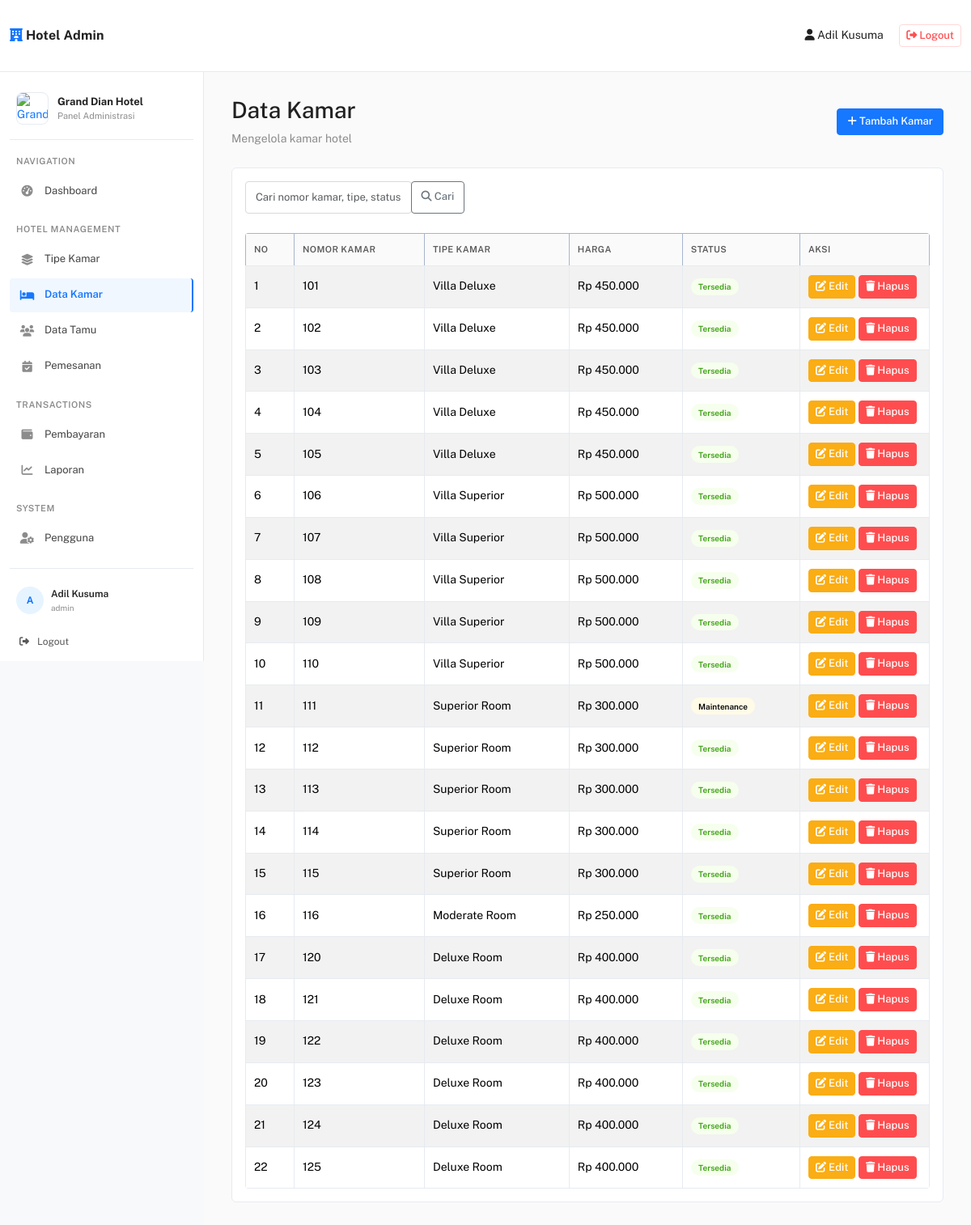
Screenshot of /admin/kamar/index.php (signed in) with the database file from the repository.
### tables this page shows
CREATE TABLE `tbl_kamar` (
  `id_kamar` int(11) NOT NULL,
  `nomor_kamar` varchar(20) NOT NULL,
  `id_tipe` int(11) NOT NULL,
  `status` enum('tersedia','terisi','maintenance') DEFAULT 'tersedia'
);

CREATE TABLE `tbl_tipe_kamar` (
  `id_tipe` int(11) NOT NULL,
  `nama_tipe` varchar(100) NOT NULL,
  `harga` decimal(12,2) NOT NULL,
  `fasilitas` text DEFAULT NULL,
  `keterangan` text DEFAULT NULL
);

### admin/kamar/index.php (the view, shortened to what this page needs)
<?php
require_once '../../database/koneksi.php';
$sql_where = "";
$query = mysqli_query($con, "
    SELECT
        tbl_kamar.id_kamar,
        tbl_kamar.nomor_kamar,
        tbl_kamar.status,
        tbl_tipe_kamar.nama_tipe,
        tbl_tipe_kamar.harga
    FROM tbl_kamar
    INNER JOIN tbl_tipe_kamar
        ON tbl_kamar.id_tipe = tbl_tipe_kamar.id_tipe
    $sql_where
    ORDER BY tbl_kamar.nomor_kamar ASC
");
?>
<!DOCTYPE html>
<html lang="id">
<head>
    <link rel="stylesheet" href="https://cdn.jsdelivr.net/npm/bootstrap@5.3.3/dist/css/bootstrap.min.css">
    <link rel="stylesheet" href="https://cdnjs.cloudflare.com/ajax/libs/font-awesome/6.5.2/css/all.min.css">
    <link rel="stylesheet" href="../../assets_mantis/css/mantis-hotel.css">
</head>
<body class="bg-light">
<nav class="navbar navbar-light mantis-topbar">
    <div class="container-fluid">
        <a href="index.php" class="navbar-brand">
            <i class="fas fa-hotel"></i>
            Hotel Admin
        </a>
        <div class="text-white">
            <span class="me-3">
                <i class="fas fa-user"></i>
                <?= htmlspecialchars($_SESSION['nama']); ?>
            </span>
            <a href="../../logout.php" class="btn btn-danger btn-sm">
                <i class="fas fa-sign-out-alt"></i> Logout
            </a>
        </div>
    </div>
</nav>
<div class="d-flex">
    <?php include '../template/sidebar.php'; ?>
    <div class="flex-grow-1 p-4">
        <div class="d-flex justify-content-between align-items-center mb-4">
            <div>
                <h3>Data Kamar</h3>
                <p class="text-muted mb-0">Mengelola kamar hotel</p>
            </div>
            <div>
                <a href="tambah.php" class="btn btn-primary">
                    <i class="fas fa-plus"></i> Tambah Kamar
                </a>
            </div>
        </div>
        <div class="card shadow-sm border-0">
            <div class="card-body">
                <form action="" method="GET" class="row g-3 mb-4">
                    <div class="col-md-4">
                        <div class="input-group">
                            <input type="text" class="form-control" name="cari" placeholder="Cari nomor kamar, tipe, status..." value="<?= htmlspecialchars($_GET['cari'] ?? ''); ?>">
                            <button class="btn btn-outline-secondary" type="submit">
                                <i class="fas fa-search"></i> Cari
                            </button>
                        </div>
                    </div>
                </form>
                <div class="table-responsive">
                    <table class="table table-bordered table-striped align-middle">
                        <thead class="table-primary">
                            <tr>
                                <th width="60">No</th>
                                <th>Nomor Kamar</th>
                                <th>Tipe Kamar</th>
                                <th>Harga</th>
                                <th>Status</th>
                                <th width="160">Aksi</th>
                            </tr>
                        </thead>
                        <tbody>
                        <?php
                        $no = 1;
                        if (mysqli_num_rows($query) > 0) {
                            while ($data = mysqli_fetch_assoc($query)) {
                        ?>
                            <tr>
                                <td><?= $no++; ?></td>
                                <td><?= htmlspecialchars($data['nomor_kamar']); ?></td>
                                <td><?= htmlspecialchars($data['nama_tipe']); ?></td>
                                <td>Rp <?= number_format($data['harga'], 0, ',', '.'); ?></td>
                                <td>
                                    <?php if ($data['status'] == 'tersedia') { ?>
                                        <span class="badge bg-success">Tersedia</span>
                                    <?php } elseif ($data['status'] == 'terisi') { ?>
                                        <span class="badge bg-danger">Terisi</span>
                                    <?php } else { ?>
                                        <span class="badge bg-warning text-dark">Maintenance</span>
                                    <?php } ?>
                                </td>
                                <td>
                                    <a href="edit.php?id=<?= $data['id_kamar']; ?>" class="btn btn-warning btn-sm">
                                        <i class="fas fa-edit"></i> Edit
                                    </a>
                                    <a href="hapus.php?id=<?= $data['id_kamar']; ?>" class="btn btn-danger btn-sm" onclick="return confirm('Yakin ingin menghapus kamar ini?');">
                                        <i class="fas fa-trash"></i> Hapus
                                    </a>
                                </td>
                            </tr>
                        <?php
                            }
                        } else {
                        ?>
                            <tr>
                                <td colspan="6" class="text-center text-muted py-3">Data kamar tidak ditemukan.</td>
                            </tr>
                        <?php } ?>
                        </tbody>
                    </table>
                </div>
            </div>
        </div>
    </div>
</div>
</body>
</html>

### assets_mantis/css/mantis-hotel.css (style rules this page uses)
:root { --mantis-primary: #1677ff; --mantis-primary-dark: #0958d9; --mantis-primary-soft: #e6f4ff; --mantis-success: #52c41a; --mantis-info: #13c2c2; --mantis-warning: #faad14; --mantis-danger: #ff4d4f; --mantis-text: #212121; --mantis-muted: #8c8c8c; --mantis-border: #e6ebf1; --mantis-bg: #fafafb; --mantis-surface: #ffffff; --mantis-shadow: 0 1px 4px rgba(0,0,0,.08); --mantis-radius: 6px; --mantis-sidebar: 252px; }
*, *::before, *::after { box-sizing: border-box; }
html { min-height: 100%; overflow-y: auto; }
body { min-height: 100vh; margin: 0; background: var(--mantis-bg) !important; color: var(--mantis-text); font-family: "Public Sans", -apple-system, BlinkMacSystemFont, "Segoe UI", Roboto, Helvetica, Arial, sans-serif !important; font-size: 14px; line-height: 1.57; }
body, button, input, textarea, select, option, table, .btn, .form-control, .form-select { font-family: "Public Sans", -apple-system, BlinkMacSystemFont, "Segoe UI", Roboto, Helvetica, Arial, sans-serif !important; }
a { color: var(--mantis-primary); text-decoration: none; }
.mantis-topbar, .navbar.bg-danger { min-height: 72px; background: var(--mantis-surface) !important; color: var(--mantis-text) !important; border: 0 !important; border-bottom: 1px solid var(--mantis-border) !important; box-shadow: none !important; position: sticky; top: 0; z-index: 1040; }
.mantis-topbar .container-fluid, .navbar.bg-danger .container-fluid { min-height: 72px; }
.mantis-topbar .navbar-brand, .navbar.bg-danger .navbar-brand { color: var(--mantis-text) !important; font-weight: 700; font-size: 16px; letter-spacing: .01em; }
.mantis-topbar .navbar-brand i, .navbar.bg-danger .navbar-brand i { color: var(--mantis-primary); }
.mantis-topbar .text-white, .navbar.bg-danger .text-white { color: var(--mantis-text) !important; }
.mantis-topbar .btn-danger, .navbar.bg-danger .btn-danger { color: var(--mantis-danger) !important; border: 1px solid #ffd8d8 !important; background: #fff !important; }
body > .d-flex, body .d-flex { min-width: 0; }
.d-flex > .flex-grow-1, .d-flex > main.flex-grow-1 { min-width: 0; padding: 30px 34px !important; background: var(--mantis-bg); }
.card { border: 1px solid var(--mantis-border) !important; border-radius: var(--mantis-radius) !important; box-shadow: none !important; background: var(--mantis-surface); }
.card-body { color: var(--mantis-text); }
.shadow-sm, .shadow { box-shadow: none !important; }
.btn { border-radius: 4px !important; font-size: 13px !important; font-weight: 500 !important; line-height: 1.45; }
.btn-primary { --bs-btn-color:#fff; --bs-btn-bg:var(--mantis-primary); --bs-btn-border-color:var(--mantis-primary); --bs-btn-hover-color:#fff; --bs-btn-hover-bg:var(--mantis-primary-dark); --bs-btn-hover-border-color:var(--mantis-primary-dark); --bs-btn-active-bg:var(--mantis-primary-dark); --bs-btn-active-border-color:var(--mantis-primary-dark); }
.btn-warning { --bs-btn-bg:#faad14; --bs-btn-border-color:#faad14; color:#fff; }
.btn-danger { --bs-btn-bg:#ff4d4f; --bs-btn-border-color:#ff4d4f; }
.form-control, .form-select { min-height: 40px; border: 1px solid #d9d9d9 !important; border-radius: 4px !important; color: var(--mantis-text); font-size: 13px; box-shadow: none !important; }
.table { margin-bottom: 0; color: var(--mantis-text); --bs-table-border-color: var(--mantis-border); }
.table > :not(caption) > * > * { padding: 11px 10px; }
.table thead th { color: #595959; background: #fafafa; border-bottom: 1px solid var(--mantis-border); font-size: 11px; font-weight: 600; text-transform: uppercase; letter-spacing: .035em; white-space: nowrap; }
.table-responsive { border-radius: 4px; }
.badge { border-radius: 999px !important; padding: .34rem .58rem !important; font-size: 10px !important; font-weight: 600 !important; }
.badge.bg-success { background:#f6ffed !important; color:#389e0d !important; }
.badge.bg-warning { background:#fffbe6 !important; color:#d48806 !important; }
.badge.text-dark { color:inherit !important; }
.text-muted { color: var(--mantis-muted) !important; }

### rows the page displays
tbl_kamar: nomor_kamar "101", id_tipe.nama_tipe "Villa Deluxe", id_tipe.harga "450.000", status "Tersedia"
tbl_kamar: nomor_kamar "102", id_tipe.nama_tipe "Villa Deluxe", id_tipe.harga "450.000", status "Tersedia"
tbl_kamar: nomor_kamar "103", id_tipe.nama_tipe "Villa Deluxe", id_tipe.harga "450.000", status "Tersedia"
tbl_kamar: nomor_kamar "104", id_tipe.nama_tipe "Villa Deluxe", id_tipe.harga "450.000", status "Tersedia"
tbl_kamar: nomor_kamar "105", id_tipe.nama_tipe "Villa Deluxe", id_tipe.harga "450.000", status "Tersedia"
tbl_kamar: nomor_kamar "106", id_tipe.nama_tipe "Villa Superior", id_tipe.harga "500.000", status "Tersedia"
tbl_kamar: nomor_kamar "107", id_tipe.nama_tipe "Villa Superior", id_tipe.harga "500.000", status "Tersedia"
tbl_kamar: nomor_kamar "108", id_tipe.nama_tipe "Villa Superior", id_tipe.harga "500.000", status "Tersedia"
tbl_kamar: nomor_kamar "109", id_tipe.nama_tipe "Villa Superior", id_tipe.harga "500.000", status "Tersedia"
tbl_kamar: nomor_kamar "110", id_tipe.nama_tipe "Villa Superior", id_tipe.harga "500.000", status "Tersedia"
tbl_kamar: nomor_kamar "111", id_tipe.nama_tipe "Superior Room", id_tipe.harga "300.000", status "Maintenance"
tbl_kamar: nomor_kamar "112", id_tipe.nama_tipe "Superior Room", id_tipe.harga "300.000", status "Tersedia"
tbl_kamar: nomor_kamar "113", id_tipe.nama_tipe "Superior Room", id_tipe.harga "300.000", status "Tersedia"
tbl_kamar: nomor_kamar "114", id_tipe.nama_tipe "Superior Room", id_tipe.harga "300.000", status "Tersedia"
tbl_kamar: nomor_kamar "115", id_tipe.nama_tipe "Superior Room", id_tipe.harga "300.000", status "Tersedia"
tbl_kamar: nomor_kamar "116", id_tipe.nama_tipe "Moderate Room", id_tipe.harga "250.000", status "Tersedia"
tbl_kamar: nomor_kamar "120", id_tipe.nama_tipe "Deluxe Room", id_tipe.harga "400.000", status "Tersedia"
tbl_kamar: nomor_kamar "121", id_tipe.nama_tipe "Deluxe Room", id_tipe.harga "400.000", status "Tersedia"
tbl_kamar: nomor_kamar "122", id_tipe.nama_tipe "Deluxe Room", id_tipe.harga "400.000", status "Tersedia"
tbl_kamar: nomor_kamar "123", id_tipe.nama_tipe "Deluxe Room", id_tipe.harga "400.000", status "Tersedia"
tbl_kamar: nomor_kamar "124", id_tipe.nama_tipe "Deluxe Room", id_tipe.harga "400.000", status "Tersedia"
tbl_kamar: nomor_kamar "125", id_tipe.nama_tipe "Deluxe Room", id_tipe.harga "400.000", status "Tersedia"

### other values shown
$_SESSION['nama'] "Adil Kusuma"
$inisial "A"
$nama_pengguna "Adil Kusuma"
$_SESSION['peran'] "admin"
